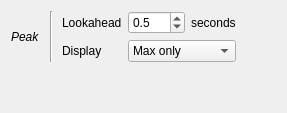
                     <widget class="QWidget" name="_peak_page">
                      <layout class="QVBoxLayout" name="verticalLayout_43">
                       <item>
                        <layout class="QGridLayout" name="gridLayout_11">
                         <property name="topMargin">
                          <number>0</number>
                         </property>
                         <item row="0" column="2">
                          <widget class="QLabel" name="label_26">
                           <property name="text">
                            <string>Lookahead</string>
                           </property>
                          </widget>
                         </item>
                         <item row="0" column="3">
                          <widget class="QDoubleSpinBox" name="_ToolPeakLook">
                           <property name="toolTip">
                            <string>&lt;html&gt;&lt;head/&gt;&lt;body&gt;&lt;p&gt;Minimum distance between two peaks&lt;/p&gt;&lt;/body&gt;&lt;/html&gt;</string>
                           </property>
                           <property name="decimals">
                            <number>1</number>
                           </property>
                           <property name="value">
                            <double>0.500000000000000</double>
                           </property>
                          </widget>
                         </item>
                         <item row="1" column="2">
                          <widget class="QLabel" name="label_28">
                           <property name="text">
                            <string>Display</string>
                           </property>
                          </widget>
                         </item>
                         <item row="0" column="4">
                          <widget class="QLabel" name="label_27">
                           <property name="text">
                            <string>seconds</string>
                           </property>
                          </widget>
                         </item>
                         <item row="1" column="3" colspan="2">
                          <widget class="QComboBox" name="_ToolPeakMinMax">
                           <property name="toolTip">
                            <string>&lt;html&gt;&lt;head/&gt;&lt;body&gt;&lt;p&gt;Search either for maximum / minimum / both&lt;/p&gt;&lt;/body&gt;&lt;/html&gt;</string>
                           </property>
                           <item>
                            <property name="text">
                             <string>Max only</string>
                            </property>
                           </item>
                           <item>
                            <property name="text">
                             <string>Min only</string>
                            </property>
                           </item>
                           <item>
                            <property name="text">
                             <string>Min and Max</string>
                            </property>
                           </item>
                          </widget>
                         </item>
                         <item row="0" column="5">
                          <spacer name="horizontalSpacer_38">
                           <property name="orientation">
                            <enum>Qt::Horizontal</enum>
                           </property>
                           <property name="sizeHint" stdset="0">
                            <size>
                             <width>40</width>
                             <height>20</height>
                            </size>
                           </property>
                          </spacer>
                         </item>
                         <item row="0" column="0" rowspan="2">
                          <widget class="QLabel" name="label_50">
                           <property name="font">
                            <font>
                             <italic>true</italic>
                            </font>
                           </property>
                           <property name="text">
                            <string>Peak</string>
                           </property>
                          </widget>
                         </item>
                         <item row="0" column="1" rowspan="2">
                          <widget class="Line" name="line">
                           <property name="minimumSize">
                            <size>
                             <width>10</width>
                             <height>0</height>
                            </size>
                           </property>
                           <property name="orientation">
                            <enum>Qt::Vertical</enum>
                           </property>
                          </widget>
                         </item>
                        </layout>
                       </item>
                       <item>
                        <spacer name="verticalSpacer_14">
                         <property name="orientation">
                          <enum>Qt::Vertical</enum>
                         </property>
                         <property name="sizeHint" stdset="0">
                          <size>
                           <width>20</width>
                           <height>40</height>
                          </size>
                         </property>
                        </spacer>
                       </item>
                      </layout>
                     </widget>
